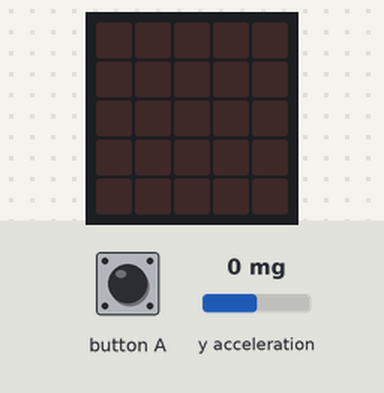
Bench run of a program on a simulated BBC micro:bit running MicroPython. Parts: the board's 5×5 LED display. The test bench sets the inputs (shaded band); at power-on: y acceleration 0 mg.

Above: at 1.2 s.
1.3 s: y acceleration set to 964 mg
2.8 s: y acceleration set to 1038 mg
At 3.4 s:
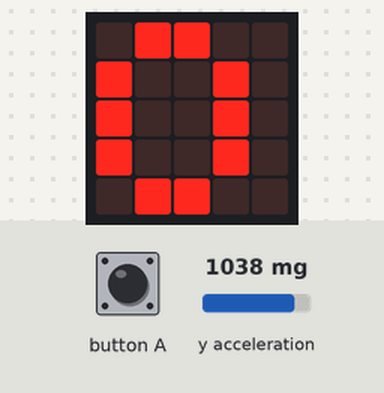
At 4.0 s:
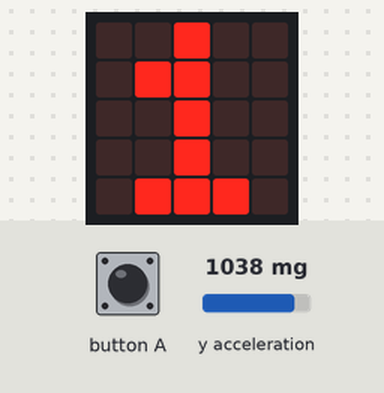
Timing chart, 0 to 5.8 s (numbered marks = the images above; inputs shaded):
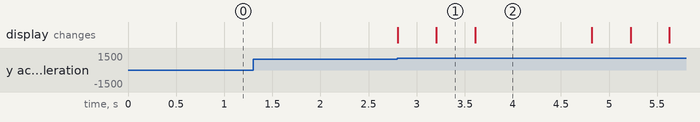

Measured:
- the behaviour switches between 1000 and 1001 mg on y acceleration (found by bisection; images 0 and 1)
- after the input at 1.3 s, every drawn part: stays the same
- after the input at 2.8 s, the display: first changes at once (image 1 shows a later state)
- what the display in image 1 shows lasts 0.4 s, from 3.2 s to 3.6 s
- what the display in image 2 shows lasts 1.2 s, from 3.6 s to 4.8 s

The program:

Ch15_02_Pedo2.py
```python
from microbit import *
steps_count=0
while True:
    if button_a.is_pressed():
        steps_count =0
        display.show(steps_count)
    if accelerometer.get_y() > 1000:
        steps_count += 1
        display.show(steps_count)
        
```
